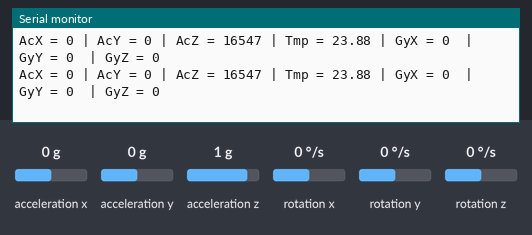
Recording of a sketch running on a simulated Arduino Uno, built with avr-gcc and run on an emulated ATmega328P. On the bench: the last lines printed to the serial monitor. Wiring (inferred from the names in the program): MPU-6050 motion sensor at I2C address 0x68. Inputs (shaded band) come from the test bench; at power-on: acceleration x 0 g, acceleration y 0 g, acceleration z 1 g, rotation x 0 °/s, rotation y 0 °/s, rotation z 0 °/s.

Above: at 1.2 s.
1.3 s: acceleration x set to -1.4 g
At 1.77 s:
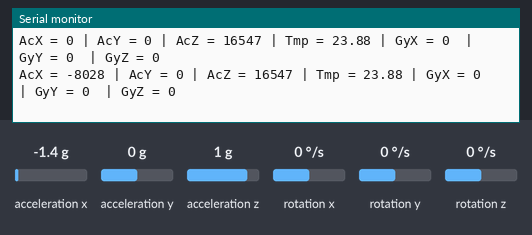
2.8 s: acceleration y set to -1.4 g
At 3.3 s:
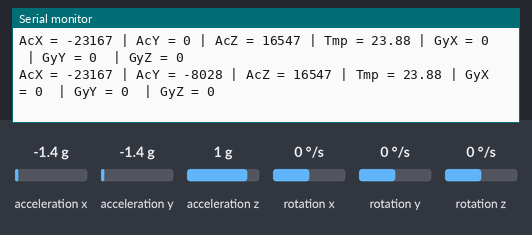
4.3 s: acceleration z set to -1.4 g
At 4.9 s:
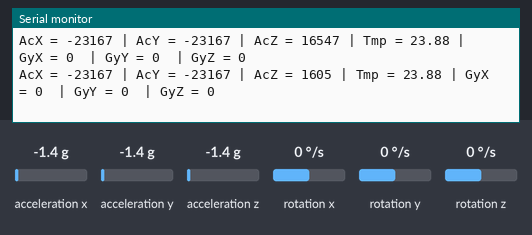
5.8 s: rotation x set to -192 °/s
At 6.4 s:
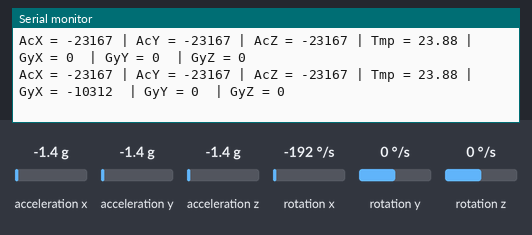
7.3 s: rotation y set to -192 °/s
At 8.0 s:
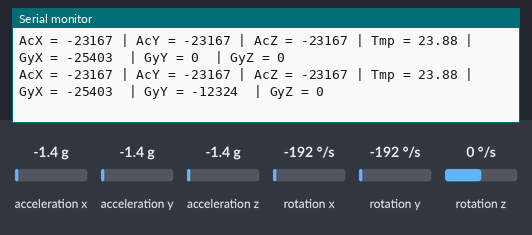
Timing chart, 0 to 9.8 s (numbered marks = the images above; inputs shaded):
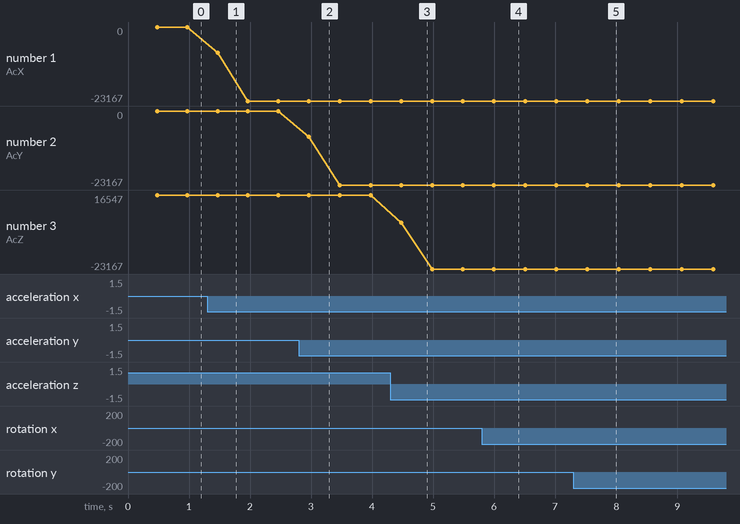

The sketch:

Accelerometerv1.ino
```cpp
// MPU-6050 Short Example Sketch
// By Arduino User JohnChi
// August 17, 2014
// Public Domain
#include<Wire.h>
const int MPU=0x68;  // I2C address of the MPU-6050
int16_t AcX,AcY,AcZ,Tmp,GyX,GyY,GyZ;
long sumAcX, sumAcY, sumAcZ, sumTmp, sumGyX, sumGyY, sumGyZ;
int counter = 0;

void setup(){
  Wire.begin();
  Wire.beginTransmission(MPU);
  Wire.write(0x6B);  // PWR_MGMT_1 register
  Wire.write(0);     // set to zero (wakes up the MPU-6050)
  Wire.endTransmission(true);
  Serial.begin(9600);
}
void loop(){
  Wire.beginTransmission(MPU);
  Wire.write(0x3B);  // starting with register 0x3B (ACCEL_XOUT_H)
  Wire.endTransmission(false);
  Wire.requestFrom(MPU,14,true);  // request a total of 14 registers
  AcX=Wire.read()<<8|Wire.read();  // 0x3B (ACCEL_XOUT_H) & 0x3C (ACCEL_XOUT_L)
  AcY=Wire.read()<<8|Wire.read();  // 0x3D (ACCEL_YOUT_H) & 0x3E (ACCEL_YOUT_L)
  AcZ=Wire.read()<<8|Wire.read();  // 0x3F (ACCEL_ZOUT_H) & 0x40 (ACCEL_ZOUT_L)
  Tmp=Wire.read()<<8|Wire.read();  // 0x41 (TEMP_OUT_H) & 0x42 (TEMP_OUT_L)
  GyX=Wire.read()<<8|Wire.read();  // 0x43 (GYRO_XOUT_H) & 0x44 (GYRO_XOUT_L)
  GyY=Wire.read()<<8|Wire.read();  // 0x45 (GYRO_YOUT_H) & 0x46 (GYRO_YOUT_L)
  GyZ=Wire.read()<<8|Wire.read();  // 0x47 (GYRO_ZOUT_H) & 0x48 (GYRO_ZOUT_L)

  sumAcX = sumAcX + AcX;
  sumAcY = sumAcY + AcY;
  sumAcZ = sumAcZ + AcZ;
  sumTmp = sumTmp + Tmp;
  sumGyX = sumGyX + GyX;
  sumGyY = sumGyY + GyY;
  sumGyZ = sumGyZ + GyZ;
  if (counter == 100)
  {
    Serial.print("AcX = "); Serial.print(sumAcX/counter);
    Serial.print(" | AcY = "); Serial.print(sumAcY/counter);
    Serial.print(" | AcZ = "); Serial.print(sumAcZ/counter);
    Serial.print(" | Tmp = "); Serial.print(sumTmp/counter/340.00+36.53);  //equation for temperature in degrees C from datasheet
    Serial.print(" | GyX = ");
    Serial.print(sumGyX/counter);
    Serial.print(" ");
    Serial.print(" | GyY = ");
    Serial.print(sumGyY/counter);
    Serial.print(" ");
    Serial.print(" | GyZ = ");
    Serial.println(sumGyZ/counter);
    counter = 0;
    sumAcX = 0;
    sumAcY = 0;
    sumAcZ = 0;
    sumTmp = 0;
    sumGyX = 0;
    sumGyY = 0;
    sumGyZ = 0;
  }
  else
  {
    counter = counter + 1;
  }
  delay(3);
}
```

Measured:
- after the input at 1.3 s, the serial monitor: prints a new line after 0.17 s (image 1)
- after the input at 2.8 s, the serial monitor: prints a new line after 0.17 s (image 2)
- after the input at 4.3 s, the serial monitor: prints a new line after 0.18 s (image 3)
- after the input at 5.8 s, the serial monitor: prints a new line after 0.20 s (image 4)
- after the input at 7.3 s, the serial monitor: prints a new line after 0.23 s (image 5)
- plotted number 1: 0 → -23167 after the input at 1.3 s
